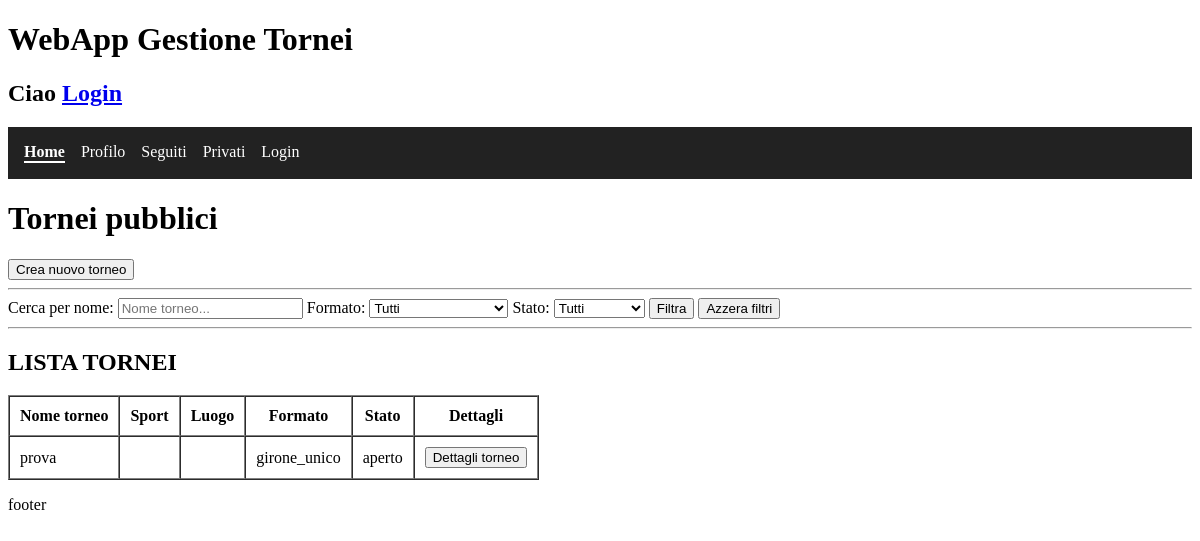
Before: / with the older database file.
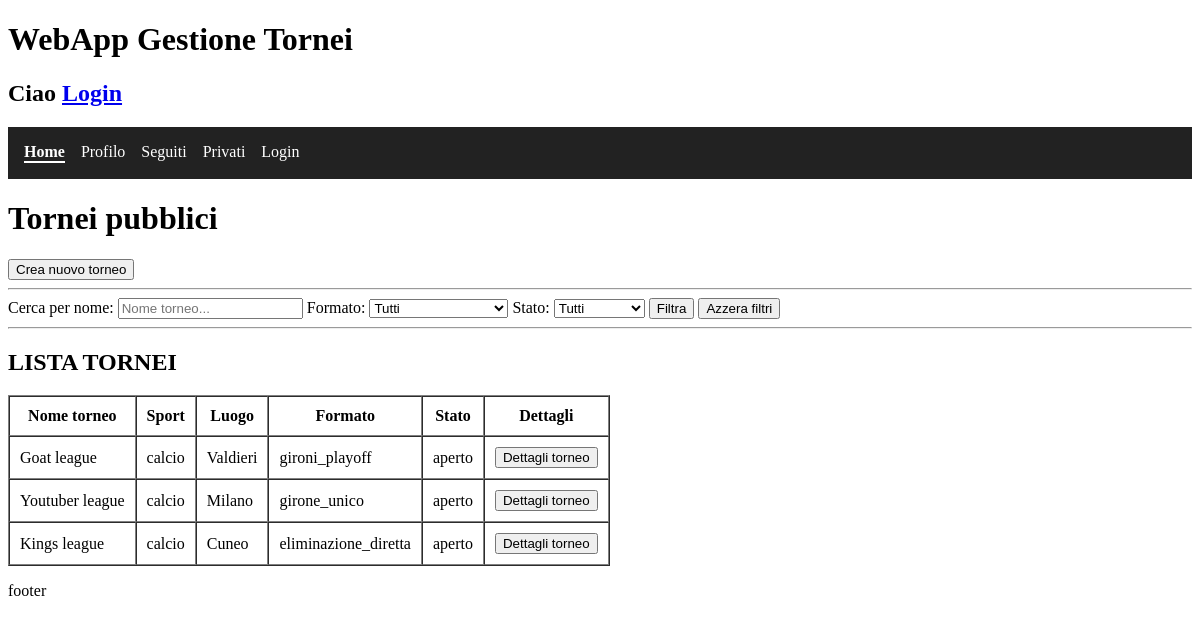
After: the same page with the newer database file.
### tables this page shows
CREATE TABLE `torneo` (
  `id` int(11) NOT NULL,
  `sport` varchar(255) NOT NULL,
  `nome` varchar(150) NOT NULL,
  `descrizione` varchar(255) DEFAULT NULL,
  `luogo` varchar(255) NOT NULL,
  `formato` enum('girone_unico','eliminazione_diretta','gironi_playoff') NOT NULL,
  `tipo_partita` enum('andata','andata_ritorno') NOT NULL,
  `visibilita` enum('pubblico','privato') NOT NULL DEFAULT 'pubblico',
  `numero_squadre` int(11) NOT NULL,
  `creato_da` int(11) NOT NULL,
  `stato` enum('aperto','in_corso','completato') NOT NULL DEFAULT 'aperto',
  `min_giocatori_per_squadra` int(11) NOT NULL,
  `max_giocatori_per_squadra` int(11) NOT NULL,
  `min_squadre` int(11) NOT NULL DEFAULT 2,
  `data_chiusura_iscrizioni` datetime NOT NULL,
  `codice_privato` varchar(8) DEFAULT NULL
);

### components/tabella_tornei.php (the view, shortened to what this page needs)
<table border="1" cellpadding="10" cellspacing="0">
    <tr>
        <th>Nome torneo</th>
        <th>Sport</th>
        <th>Luogo</th>
        <th>Formato</th>
        <th>Stato</th>
        <th>Dettagli</th>
    </tr>
    <?php if ($result->num_rows > 0): ?>
        <?php while ($row = $result->fetch_assoc()): ?>
            <tr>
                <td><?= htmlspecialchars($row['nome']) ?></td>
                <td><?= htmlspecialchars($row['sport']) ?></td>
                <td><?= htmlspecialchars($row['luogo']) ?></td>
                <td><?= htmlspecialchars($row['formato']) ?></td>
                <td><?= htmlspecialchars($row['stato']) ?></td>
                <td>
                    <form method="GET" action="dettagli_torneo.php">
                        <input type="submit" value="Dettagli torneo">
                    </form>
                </td>
            </tr>
        <?php endwhile; ?>
    <?php else: ?>
        <tr>
            <td colspan="5">Nessun torneo trovato</td>
        </tr>
    <?php endif; ?>
</table>

### templates/header.php (shortened to what this page needs)
<?php
    $current = basename($_SERVER['PHP_SELF']);
?>
<!DOCTYPE html>
<html lang="en">
<head>
    <link rel="stylesheet" href="../css/navbar.css">
</head>
<body>
    <header>
        <h1>WebApp Gestione Tornei</h1>
        <h2>Ciao
            <?php if (isset($_SESSION['id_utente'])): ?>
                <?= $_SESSION['nome_utente']; ?>
            <?php else: ?>
                <a href="login.php">Login</a>
            <?php endif; ?>
        </h2>
        <div id="navbar">
            <nav>
                <a href="index.php" class="<?= $current === 'index.php' ? 'active' : '' ?>">Home</a>
                <a href="profilo.php" class="<?= $current === 'profilo.php' ? 'active' : '' ?>">Profilo</a>
                <a href="tornei_seguiti.php" class="<?= $current === 'tornei_seguiti.php' ? 'active' : '' ?>">Seguiti</a>
                <a href="privati.php" class="<?= $current === 'privati.php' ? 'active' : '' ?>">Privati</a>
                <?php if (!isset($_SESSION['id_utente'])): ?>
                    <a href="login.php">Login</a>
                <?php else: ?>
                    <a href="logout.php">Logout</a>
                <?php endif; ?>
            </nav>
        </div>
    </header>

### index.php (shortened to what this page needs)
<?php
require_once 'templates/header.php';
?>
<body>
    <h1>Tornei pubblici</h1>
    <a href="crea_torneo.php">
        <button>Crea nuovo torneo</button>
    </a>
    <hr>
    <form method="GET" action="index.php">
        <label for="ricerca">Cerca per nome:</label>
        <input
            type="text"
            id="ricerca"
            name="ricerca"
            value="<?= htmlspecialchars($filtro_ricerca) ?>"
            placeholder="Nome torneo..."
        >
        <label for="formato">Formato:</label>
        <select id="formato" name="formato">
            <option value="">Tutti</option>
        </select>
        <label for="stato">Stato:</label>
        <select id="stato" name="stato">
            <option value="">Tutti</option>
        </select>
        <button type="submit">Filtra</button>
        <button type="submit" href="index.php">Azzera filtri</button>
    </form>
    <hr>
    <?php require_once 'mostra_tornei.php'; ?>
</body>
</html>
<?php require_once('templates/footer.php') ?>

### mostra_tornei.php (shortened to what this page needs)
<?php
include("conf/db_config.php");
$sql = "SELECT id, nome, formato, stato, sport, luogo
        FROM torneo
        WHERE visibilita = 'pubblico'";
$sql .= " ORDER BY id DESC";
$stmt = $conn->prepare($sql);
$stmt->execute();
$result = $stmt->get_result();
?>
<!DOCTYPE html>
<html lang="it">
<head>
</head>
<body>
<h2>LISTA TORNEI</h2>
<?php include("components/tabella_tornei.php"); ?>
</body>
</html>

### templates/footer.php
    <footer id="footer">
        <p>footer</p>
    </footer>
</body>
</html>

### css/navbar.css (style rules this page uses)
nav { display: flex; gap: 1rem; background: #222; padding: 1rem; }
nav a { color: white; text-decoration: none; }
nav a.active { font-weight: bold; border-bottom: 2px solid white; }

Changed rows visible on the page:
removed torneo: nome "prova", formato "girone_unico", stato "aperto"
added torneo: nome "Goat league", sport "calcio", luogo "Valdieri", formato "gironi_playoff", stato "aperto"
added torneo: nome "Youtuber league", sport "calcio", luogo "Milano", formato "girone_unico", stato "aperto"
added torneo: nome "Kings league", sport "calcio", luogo "Cuneo", formato "eliminazione_diretta", stato "aperto"
